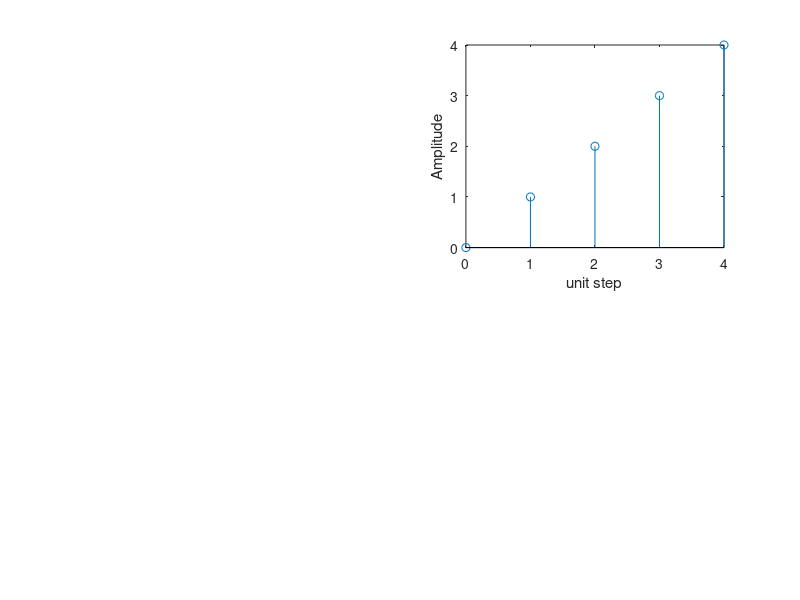

Here is the MATLAB script that generated this plot:
% clc;
% close all;
% clear all;
% n = -10 : 10;
% u = [zeros(1 , 10)  ones(1,11)];
% r=n.*u;
% plot(n , r);
% axis([-12 12 -1 2]);
% xlabel('Time Index');
% ylabel('Amplitude');
% title('Unit sample Sequence');
n=input('Enter n values');
t=0:1:n-1;
y1=ones(1,n);
r=t.*y1;
subplot(2,2,2);
stem(t,r);
ylabel('Amplitude');
xlabel('unit step');